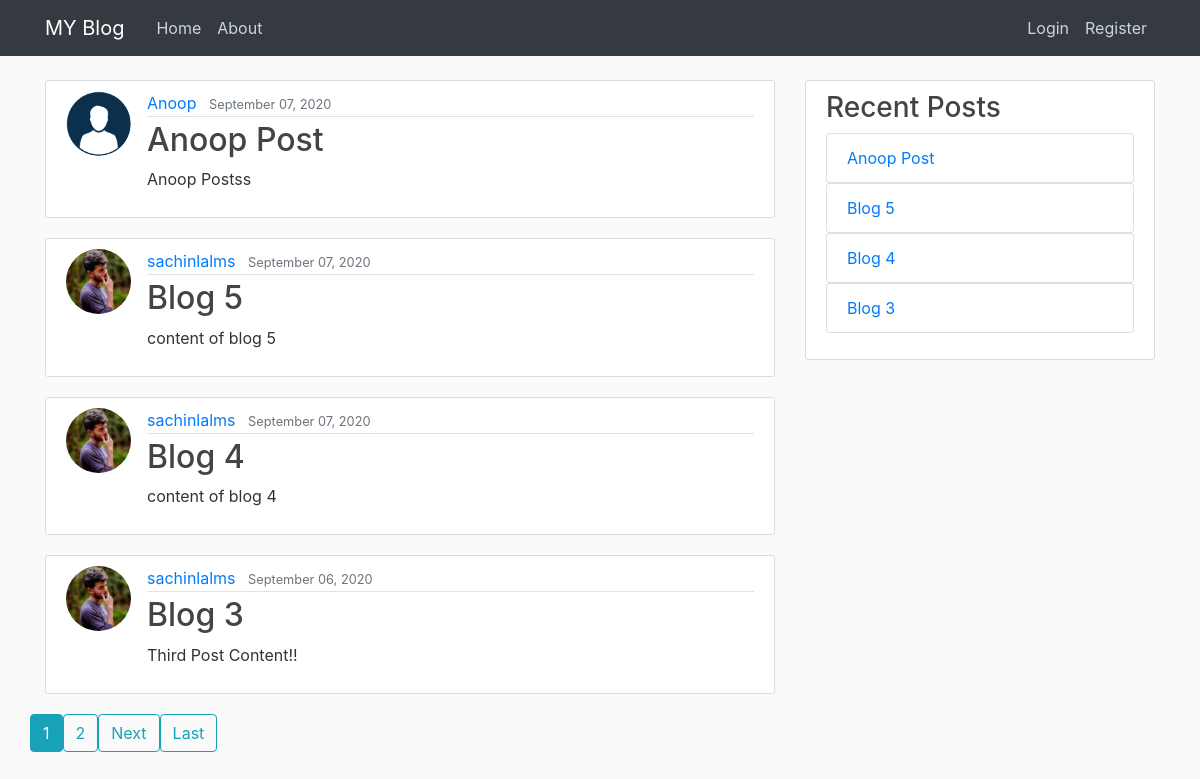
/, run on an earlier commit of the app's database.
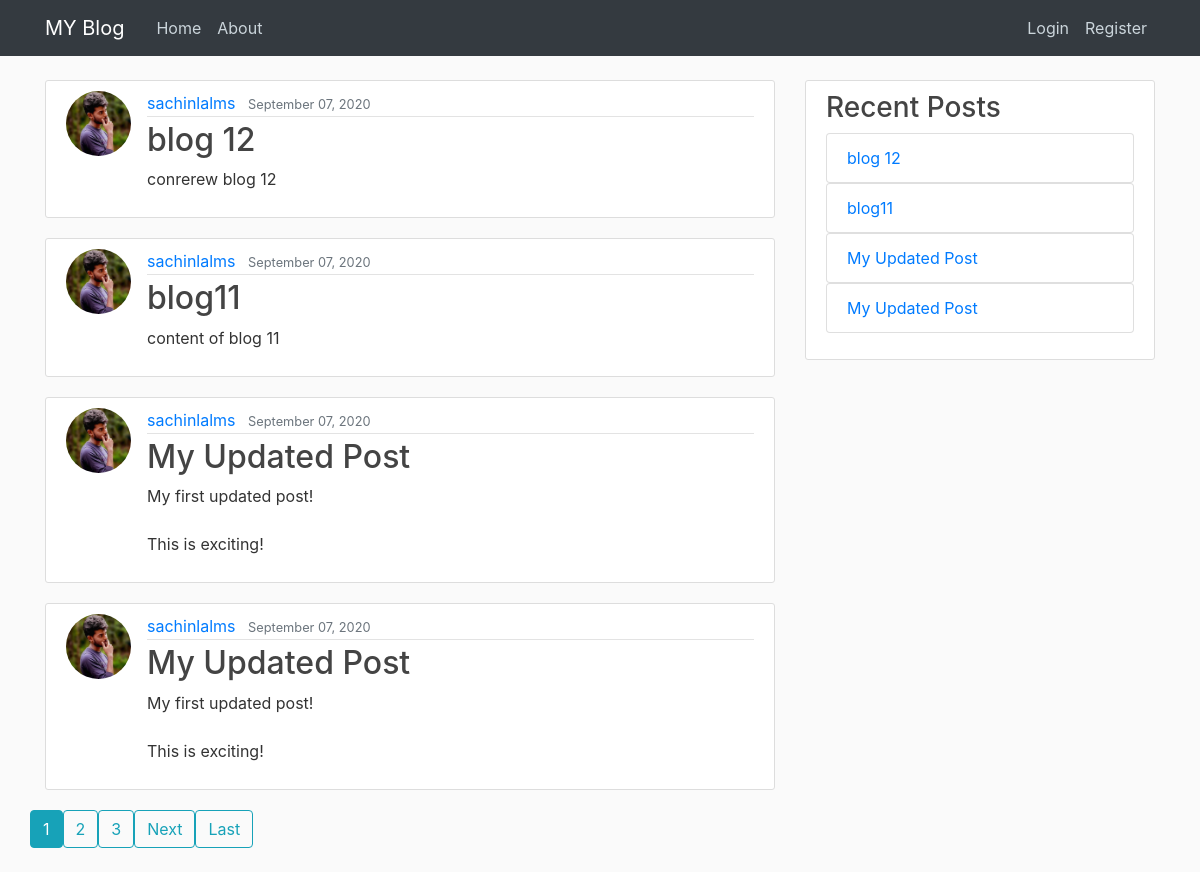
And on a later commit of the database.
### blog/models.py (models this page shows, shortened)
class Post(models.Model):
    title = models.CharField(max_length=100)
    content = models.TextField()
    date_posted = models.DateTimeField(default=timezone.now)
    author = models.ForeignKey(User, on_delete=models.CASCADE)

### users/models.py (models this page shows, shortened)
class Profile(models.Model):
    user = models.OneToOneField(User, on_delete=models.CASCADE)
    img = models.ImageField(default='default.jpg', upload_to='profile_pics')

### blog/views.py (the view)
# urls.py: path('', PostListView.as_view(), name='blog-home'),
class PostListView(ListView):
    model = Post
    template_name = 'blog/home.html'  # <app>/<model>_<viewtype>.html
    context_object_name = 'posts'
    ordering = ['-date_posted']
    paginate_by = 4

### blog/templates/blog/home.html (shortened to what this page needs)
{% extends "blog/base.html" %}
{% block content %}
    {% for post in posts %}
        <article class="media content-section">
          <img class="rounded-circle article-img" src="{{ post.author.profile.img.url }}">
          <div class="media-body">
            <div class="article-metadata">
              <a class="mr-2" href="{% url 'user-posts' post.author.username %}">{{ post.author }}</a>
              <small class="text-muted">{{ post.date_posted|date:"F d, Y" }}</small>
            </div>
            <h2><a class="article-title" href="{% url 'post-detail' post.id %}">{{ post.title }}</a></h2>
            <p class="article-content">{{ post.content }}</p>
          </div>
        </article>
    {% endfor %}
</div>
        <div class="col-md-4">
          <div class="content-section">
            <h3>Recent Posts</h3>
              {% for post in posts %}
              <ul class="list-group">
             <a href="{% url 'post-detail' post.id %}" ><li class="list-group-item list-group-primary">{{ post.title }}</li></a>
              </ul>
              {% endfor %}
          </div>
        </div>
    {% if is_paginated %}
      {% for num in page_obj.paginator.page_range %}
        {% if page_obj.number == num %}
          <a class="btn btn-info mb-4" href="?page={{ num }}">{{ num }}</a>
        {% elif num > page_obj.number|add:'-3' and num < page_obj.number|add:'3' %}
          <a class="btn btn-outline-info mb-4" href="?page={{ num }}">{{ num }}</a>
        {% endif %}
      {% endfor %}
      {% if page_obj.has_next %}
        <a class="btn btn-outline-info mb-4" href="?page={{ page_obj.next_page_number }}">Next</a>
        <a class="btn btn-outline-info mb-4" href="?page={{ page_obj.paginator.num_pages }}">Last</a>
      {% endif %}
    {% endif %}
{% endblock content %}

What changed in the data, as far as the page shows it:
no longer on this page (row unchanged): Post: author.profile.img (placeholder picture), author "Anoop", date_posted "September 07, 2020", title "Anoop Post", content "Anoop Postss"
no longer on this page (row unchanged): Post: author.profile.img (picture), author "sachinlalms", date_posted "September 07, 2020", title "Blog 5", content "content of blog 5"
no longer on this page (row unchanged): Post: author.profile.img (picture), author "sachinlalms", date_posted "September 07, 2020", title "Blog 4", content "content of blog 4"
no longer on this page (row unchanged): Post: author.profile.img (picture), author "sachinlalms", date_posted "September 06, 2020", title "Blog 3", content "Third Post Content!!"
added Post: author.profile.img (picture), author "sachinlalms", date_posted "September 07, 2020", title "blog 12", content "conrerew blog 12"
added Post: author.profile.img (picture), author "sachinlalms", date_posted "September 07, 2020", title "blog11", content "content of blog 11"
added Post: author.profile.img (picture), author "sachinlalms", date_posted "September 07, 2020", title "My Updated Post", content "My first updated post! This is exciting!"
added Post: author.profile.img (picture), author "sachinlalms", date_posted "September 07, 2020", title "My Updated Post", content "My first updated post! This is exciting!"
Also different on the page:
new list line: "3"
